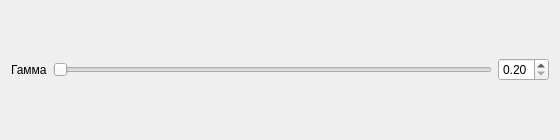
<?xml version="1.0" encoding="UTF-8"?>
<ui version="4.0">
 <class>Dialog</class>
 <widget class="QDialog" name="Dialog">
  <property name="geometry">
   <rect><x>0</x><y>0</y><width>560</width><height>140</height></rect>
  </property>
  <property name="windowTitle"><string>Настройки гамма-коррекции</string></property>
  <layout class="QGridLayout" name="main_layout">
   <item row="0" column="0"><widget class="QLabel" name="label_gamma"><property name="text"><string>Гамма</string></property></widget></item>
   <item row="0" column="1"><widget class="QSlider" name="slider_gamma"><property name="minimum"><number>2</number></property><property name="maximum"><number>50</number></property><property name="orientation"><enum>Qt::Horizontal</enum></property></widget></item>
   <item row="0" column="2"><widget class="QDoubleSpinBox" name="spin_gamma"><property name="minimum"><double>0.2</double></property><property name="maximum"><double>5.0</double></property><property name="singleStep"><double>0.1</double></property></widget></item>
  </layout>
 </widget>
 <resources/>
 <connections/>
</ui>
